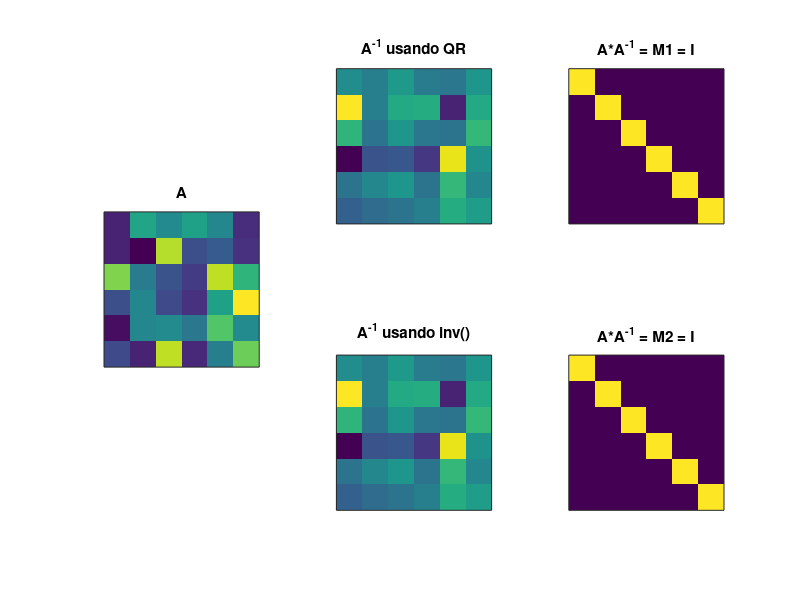

MATLAB code to generate this figure:
close all; clc; clear all;
%%
%     Curso do canal ExataMenteS
%     Aula 9 - Matriz Inversa Uitlizando Decomposição QR 
%     Se inscreva no canal e nos ajude a crescer <3
%     Vamos melhorar o Brasil atráves da tecnologia :)
%     Instrutor: João Pinheiro
%%

% Criar a matriz
d = 6; % Dimensao da matriz
A = round( 20 * randn(d) ); % Crie uma matriz de numeros aleatorios

% Funcao QR do matlab
[Q,R]  = qr(A); % A = Q*R => A^(-1) = R^(-1) * Q'

% Calcular a inversa
QR_in =   R^(-1) * Q'     % utilizando o método QR
in = inv(A)             % utilizando a funcao inv do MATLAB

% Multiplicar as Matrizes para ver se o resultado e a identidade 
M1 = A * QR_in; % Identidade por QR
M2 = A * in; % Identidade por inv

% Imagem das matrizes
figure(1), clf

% Matriz Original A
subplot(131)
imagesc(A), axis image
set(gca,'xtick',[],'ytick',[])
title('A')

% Inversa por QR
subplot(232)
imagesc(QR_in), axis image
set(gca,'xtick',[],'ytick',[])
title('A^{-1} usando QR')

% A multiplicacao da Matriz pela sua Inversa, 
% Tem que ser a Matriz Identidade
subplot(233)
imagesc(M1), axis image
set(gca,'xtick',[],'ytick',[])
title('A*A^{-1} = M1 = I')


% Matriz inversa pela funcao do matlab inv
subplot(235)
imagesc(in), axis image
set(gca,'xtick',[],'ytick',[])
title('A^{-1} usando inv()')

% A multiplicacao da Matriz pela sua Inversa
subplot(236)
imagesc(M2), axis image
set(gca,'xtick',[],'ytick',[])
title('A*A^{-1} = M2 = I')
%%
